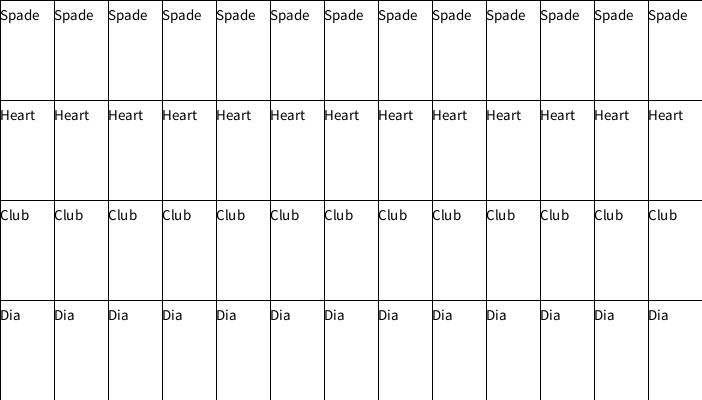
Frame 1 (no input)
Frame 60 (the mouse pressed at the canvas centre just before this capture): identical to frame 1, image omitted
Frame 120 (the mouse held since frame 60 and released just before this capture): identical to frame 1, image omitted

The Processing sketch that drew this single still picture (run headless with seeded random() and noise(); from frame 60 on, the mouse is pressed at the canvas centre):

// Processing sketch: Memory_Match
// ── Memory_Match.pde
int ROW = 4;
int COL = 13;

int xSize = 54;
int ySize = 100;

HashMap<Integer, String> suitNumber = new HashMap<Integer, String>();

Card[] deck;
Card[] shuffled;

void setup() {
  size(702, 400);
  deck = new Card[COL * ROW];

  suitNumber.put(1, "Spade");
  suitNumber.put(2, "Heart");
  suitNumber.put(3, "Club");
  suitNumber.put(4, "Dia");

  int n = 0;
  for (int i = 1; i <= 13; i++) {
    for (int j = 1; j <= 4; j++) {
      deck[n] = new Card(i, suitNumber.get(j));
      n++;
    }
  }

  //for (int i = 0; i < deck.length; i++) {
  //  int j = floor(random(i, deck.length));
  //  Card temp = deck[i];
  //  deck[i] = deck[j];
  //  deck[j] = temp;
  //}
}

void draw() {
  int n = 0;
  for (int i = 0; i < COL; i++) {
    for (int j = 0; j < ROW; j++) {
      fill(255);
      rect(i * xSize, j * ySize, xSize + 5, ySize);
      textSize(15);
      fill(0);
      text(deck[n].suit, i * xSize, j * ySize + 20);
      n++;
    }
  }
}

// ── Card.pde
class Card{
  //Ace(1) ~ King(13)
  public int rank;
  
  //Red = 1, Black = 2
  public int _color;
  
  //Spade = 1, Heart = 2, Club = 3, Diamond = 4
  public String suit;
 
  public Card(int rank, String suit){
    this.rank =  rank;
    this.suit = suit;
    
    if(suit == "Spade" || suit == "Club"){
      _color = 2;
    } else{
      _color = 1;
    }
  }
}
